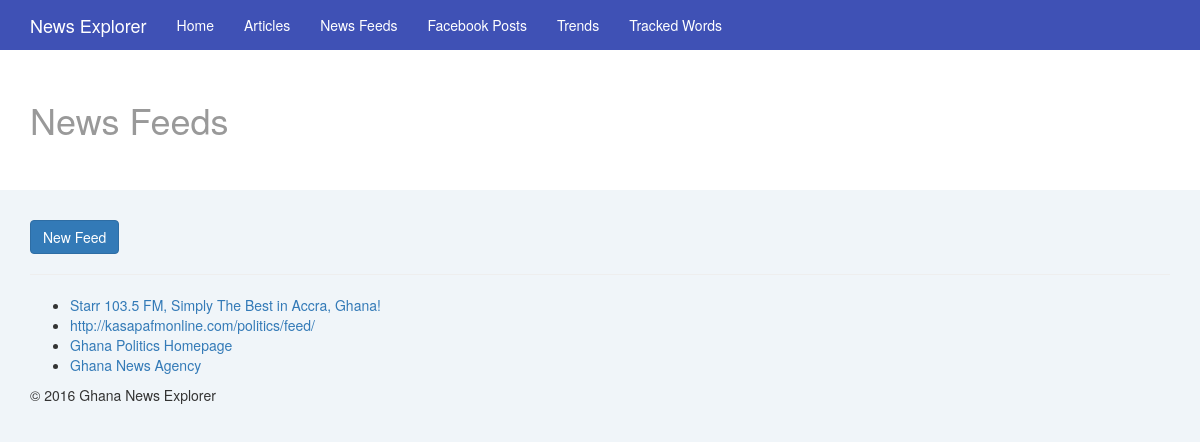
/news/feeds/, run on the app's committed database.
### news/models.py (models this page shows, shortened)
class Feed(models.Model):
    title = models.CharField(max_length=200)
    url = models.URLField(unique=True)
    is_active = models.BooleanField(default=False)

### news/views/feeds_views.py (the view)
def feeds_list(request):
    feeds = Feed.objects.all()
    return render(request, 'news/feeds_list.html', {'feeds': feeds})

### news/templates/news/feeds_list.html
{% extends 'news/base.html' %}
{% block content %}
    <div class="jumbotron">
        <div class="container">
            <h1>News Feeds</h1>
        </div>
    </div>
    <div class="container">
        <a href="{% url 'feed_new' %}" class="btn btn-primary">New Feed</a>
        <hr>
        <ul>
            {% for feed in feeds %}
                <li><a href="{{ feed.url }}">{{ feed.title }}</a></li>
            {% endfor %}
        </ul>
        <footer>
            <p>&copy; 2016 Ghana News Explorer</p>
        </footer>
    </div>
{% endblock %}

### static/css/app.css (style rules this page uses)
body { background: #F0F5F9 !important; }
.jumbotron { background: #fff !important; color: #999 !important; padding: 80px 0 40px !important; }
.jumbotron h1 { font-size: 36px !important; }

### data on the page
Feed: title "Starr 103.5 FM, Simply The Best in Accra, Ghana!"
Feed: title "http://kasapafmonline.com/politics/feed/"
Feed: title "Ghana Politics Homepage"
Feed: title "Ghana News Agency"
